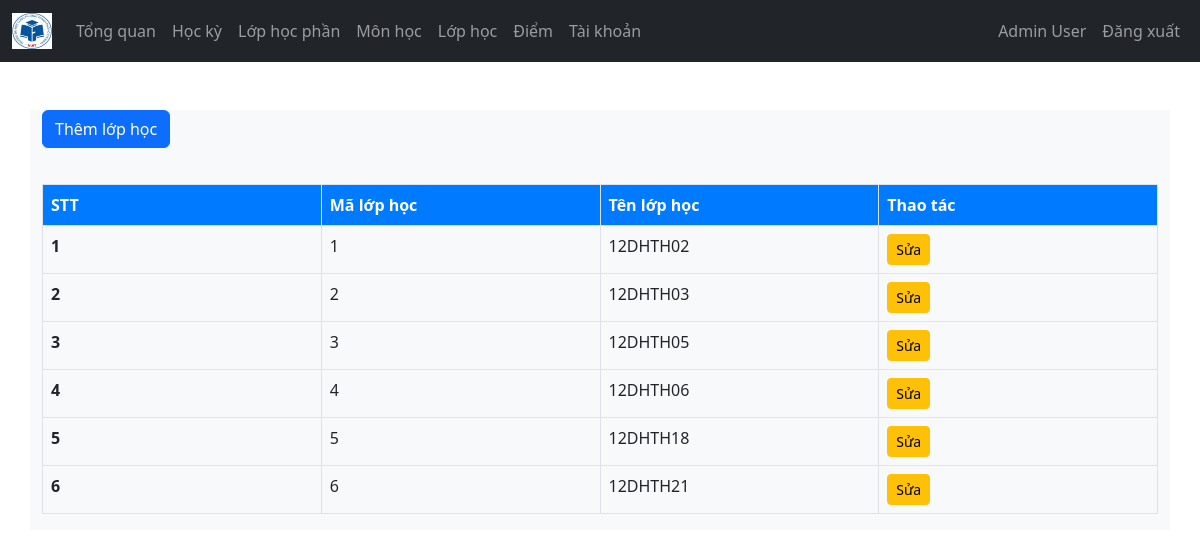
The page /Admin/lophoc.php (signed in) on the database its author committed.
### tables this page shows
CREATE TABLE `users` (
  `id_user` varchar(10) NOT NULL,
  `password` varchar(255) NOT NULL,
  `role` varchar(50) NOT NULL CHECK (`role` in ('admin','teacher','student')),
  `ten` varchar(100) DEFAULT NULL,
  `email` varchar(100) DEFAULT NULL,
  `gioi_tinh` varchar(5) DEFAULT NULL,
  `ngay_sinh` date DEFAULT NULL,
  `dia_chi` text DEFAULT NULL,
  `hinh_the` varchar(200) DEFAULT 'undraw_profile.svg',
  `ma_lop` int(11) DEFAULT NULL,
  `khoa` varchar(50) DEFAULT NULL,
  `otp` varchar(10) DEFAULT NULL,
  `otp_verified` tinyint(1) DEFAULT 0
);

CREATE TABLE `lophoc` (
  `id_lh` int(11) NOT NULL,
  `tenLop` varchar(100) DEFAULT NULL
);

### controller/admin_ctl.php (called while the page is built, shortened)
<?php
$user = $_SESSION['id_user'] ?? null;
function getAdminInfo($user, $conn) {
    $sql = "SELECT * FROM users WHERE id_user = ? AND role = 'admin'";
    $stmt = $conn->prepare($sql);
    $stmt->execute([$user]);
    return $stmt->fetch(PDO::FETCH_ASSOC);
}
function getLopHoc($conn) {
    $sql = "SELECT * FROM lophoc";
    $result = $conn->query($sql);
    $LopHoc = $result->fetchAll(PDO::FETCH_ASSOC);
    return $LopHoc;
}

### Admin/lophoc.php (the view, shortened to what this page needs)
<?php
if ( isset($_SESSION['id_user'])  && $_SESSION['role'] == 'admin' ) {
  include "../controller/admin_ctl.php";
$admin = getAdminInfo($user, $conn);
$lophoc = getLopHoc($conn);
?>
<!DOCTYPE html>
    <html lang="en">
    <head>
      <link rel="stylesheet" href="https://cdn.jsdelivr.net/npm/bootstrap@5.2.0/dist/css/bootstrap.min.css">
      <link rel="stylesheet" href="../css/style1.css">
      <link rel="stylesheet" href="https://cdnjs.cloudflare.com/ajax/libs/font-awesome/4.7.0/css/font-awesome.min.css">
    </head>
    <body>
<?php
            include "navbar.php";
?>
    <?php
      if ($lophoc != 0) {
      ?>
       <div class="container mt-5 bg-light">
                <a class="btn btn-primary" href="them_lh.php">Thêm lớp học</a>
                <?php
                if ($lophoc != 0) {
                ?>
                    <div class="table-responsive">
                        <table class="table table-bordered mt-3  table-hover">
                            <thead>
                                <tr>
                                    <th scope="col">STT</th>
                                    <th scope="col">Mã lớp học</th>
                                    <th scope="col">Tên lớp học</th>
                                    <th scope="col">Thao tác</th>
                                </tr>
                            </thead>
                            <tbody>
                                <?php
                                $i = 1;
                                foreach ($lophoc as $lop) {
                                    ?>
                                    <tr>
                                        <th scope="row" class="col-2">
                                            <?php echo $i;
                                            $i++; ?>
                                        </th>
                                        <td scope="row" class="col-2"><?= $lop['id_lh'] ?></td>
                                        <td scope="row" class="col-2"><?= $lop['tenLop'] ?></td>
                                        <td scope="row" class="col-2">
                                        <a href="update_lh.php?id_lh=<?php echo $lop['id_lh'];?>" class="btn btn-warning btn-sm">Sửa</a>
                                        </td>
                                    </tr>
                                <?php } ?>
                            </tbody>
                        </table>
                    </div>
                <?php } ?>
        </body>
        </html>
<?php
    } else {
        header("Location: ../logout.php");
        exit;
    }
} else {
    header("Location: ../logout.php");
    exit;
}
?>

### Admin/navbar.php (shortened to what this page needs)
<nav class="navbar navbar-expand-lg navbar-dark bg-dark">
        <div class="container-fluid">
                <a class="navbar-brand" href="../index.php">
                <img src="../image/logo.png" width="40">
                </a>
                <div class="collapse navbar-collapse" id="navbarSupportedContent">
                    <ul class="navbar-nav me-auto mb-2 mb-lg-0" id="navLinks">
                            <li class="nav-item">
                            <a class="nav-link" aria-current="page" href="index.php">Tổng quan</a>
                            </li>
                            <li class="nav-item">
                            <a class="nav-link" href="hocky.php">Học kỳ</a>
                            </li>
                            <li class="nav-item">
                            <a class="nav-link" href="lophocphan.php">Lớp học phần</a>
                            </li>
                            <li>
                             <a class="nav-link" href="monhoc.php">Môn học </a>
                            </li>
                            <li>
                             <a class="nav-link" href="lophoc.php">Lớp học</a>
                            </li>
                            <li>
                             <a class="nav-link" href="#">Điểm</a>
                            </li>
                            <li class="nav-item">
                            <a class="nav-link" href="taikhoan.php">Tài khoản</a>
                            </li>
                    </ul>
                    <ul class="navbar-nav me-right mb-2 mb-lg-0">
                        <li class="nav-item">
                        <a class="nav-link" href="index.php">
                            <?= $admin['ten'] ?>
                        </a>
                        </li>
                        <li class="nav-item">
                        <a class="nav-link" href="../logout.php">Đăng xuất</a>
                        </li>
                    </ul>
                </div>
        </div>
</nav>

### css/style1.css (style rules this page uses)
.table-responsive { margin-top: 20px; }
.table thead th { background-color: #007bff; color: white; }

### rows shown on the page
users: ten "Admin User"
lophoc: id_lh "1", tenLop "12DHTH02"
lophoc: id_lh "2", tenLop "12DHTH03"
lophoc: id_lh "3", tenLop "12DHTH05"
lophoc: id_lh "4", tenLop "12DHTH06"
lophoc: id_lh "5", tenLop "12DHTH18"
lophoc: id_lh "6", tenLop "12DHTH21"
